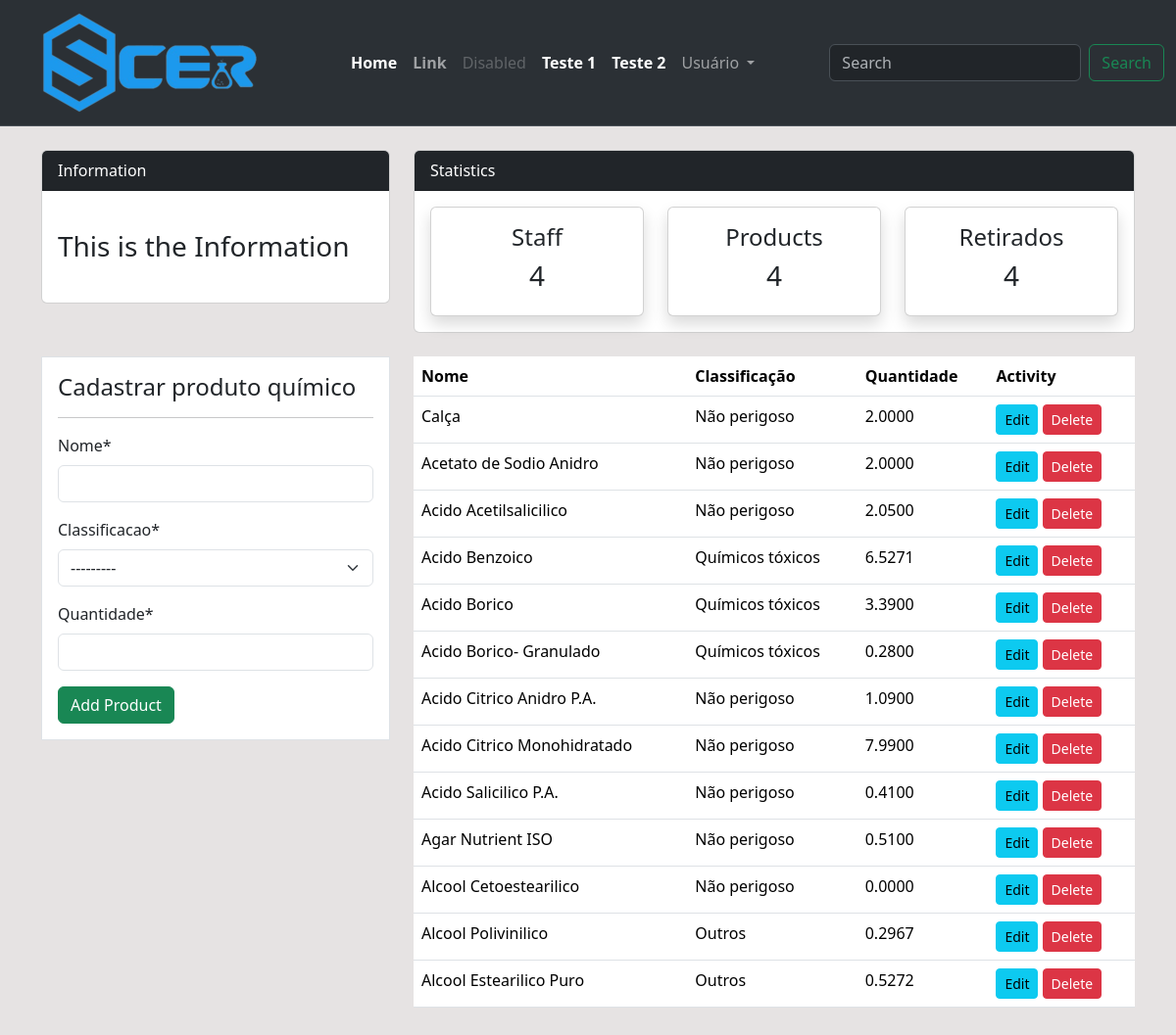
Page /produtos/ (signed in) on the earlier database version.
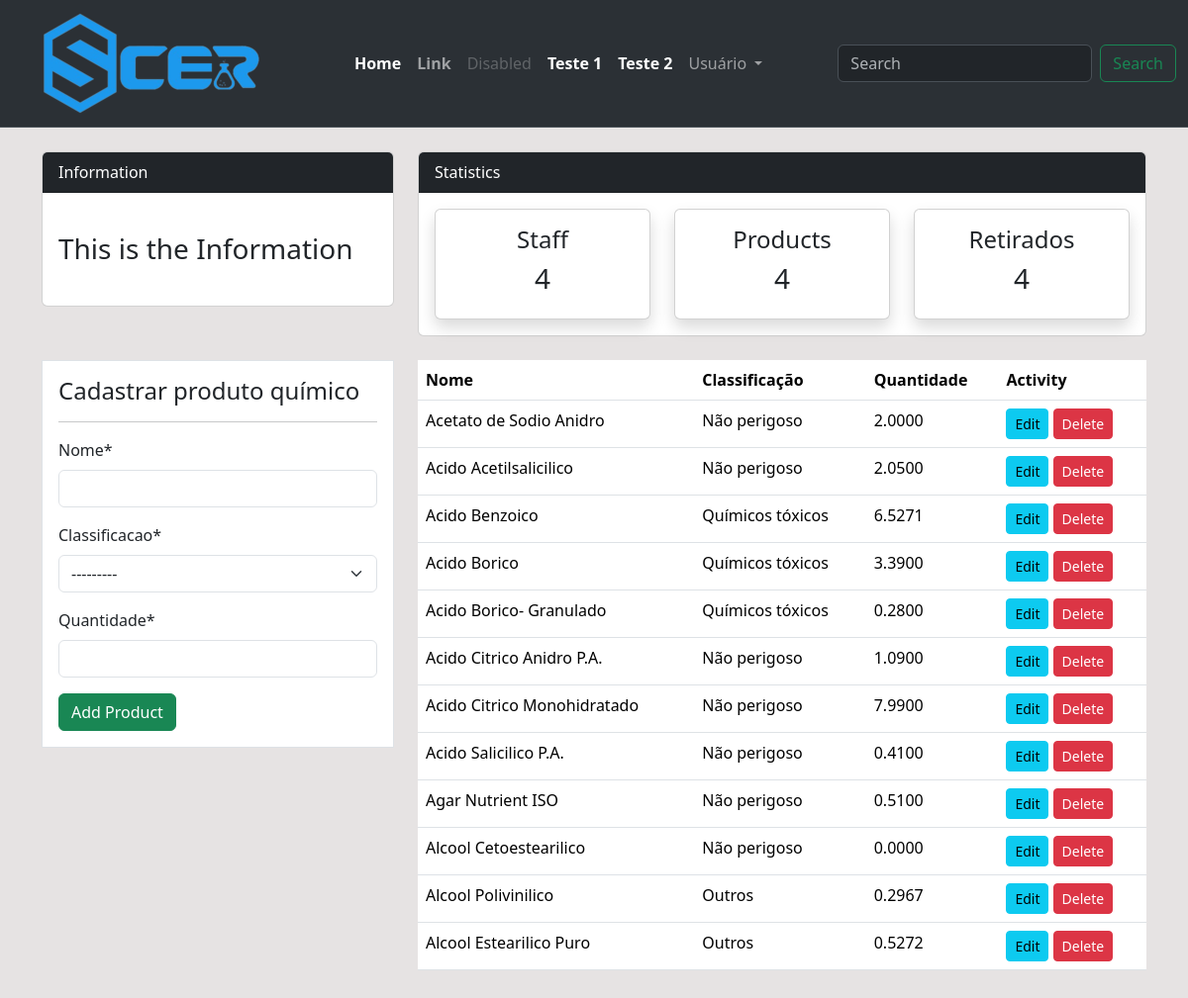
Same page on the later database version.
### estatisticas/models.py (models this page shows, shortened)
class Produto(models.Model):
    nome = models.CharField(max_length=200, null=True)
    classificacao = models.CharField(max_length=200, choices=CLASSIFICACAO , null=True)
    quantidade = models.DecimalField(max_digits=19, decimal_places=4, null=True)

### estatisticas/views.py (the view)
# urls.py: path('produtos/', views.produtos, name="estatisticas-produtos"),
@login_required(login_url='user-login', ) # está configurado nas settings > login_url.
def produtos(request):
    items = Produto.objects.all()
    if request.method=="POST":
        form = ProdutoForm(request.POST)
        if form.is_valid():
            form.save()
            return redirect('estatisticas-produtos')
    else:
        form = ProdutoForm()
    context= {
        'items': items,
        'form' : form,
    }
    return render(request, 'estatisticas/produtos.html', context)

### estatisticas/forms.py
class ProdutoForm(forms.ModelForm):
    class Meta:
        model = Produto
        fields = ['nome', 'classificacao', 'quantidade']

### templates/estatisticas/produtos.html (shortened to what this page needs)
{% extends 'partials/base.html' %}
{% load crispy_forms_tags %}
{% block content%}
 {% include 'partials/topnav.html' %}
<div class="container">
    <div class="row my-4">
        <div class="col-md-4">
            <div class="border bg-white p-3">
                <h4>Cadastrar produto químico</h4>
                <hr>
                <form method="POST" action="">
                    {{ form|crispy }}
                    <input class="btn btn-success btn-block" type="submit" value="Add Product">
                </form>
            </div>
        </div>
        <div class="col-md-8">
            <table class="table bg-white">
                <thead class="bg-info">
                    <tr class="text-white">
                        <th scope="col">Nome</th>
                        <th scope="col">Classificação</th>
                        <th scope="col">Quantidade</th>
                        <th scope="col">Activity</th>
                    </tr>
                </thead>
                <tbody>
                    {% for item in items %}
                    <tr>
                        <td>{{item.nome}}</td>
                        <td>{{item.classificacao}}</td>
                        <td>{{item.quantidade}}</td>
                        <td>
                            <a class="btn btn-info btn-sm" href="">Edit</a>
                            <a class="btn btn-danger btn-sm" href="{% url 'estatisticas-produtos-delete' item.id %}">Delete</a>
                        </td>
                    </tr>
                    {% endfor %}
                </tbody>
            </table>
        </div>
    </div>
</div>
{% endblock %}

Differences in the rows shown:
removed Produto: nome "Calça", classificacao "Não perigoso", quantidade "2.0000"
